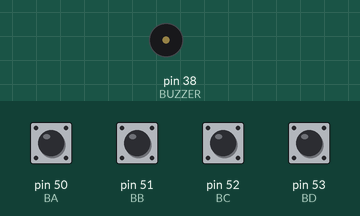
Bench run of a sketch on a simulated Arduino Mega 2560, built for the host (arithmetic inside an expression is 32-bit, double 64-bit). Shown: buzzer (waves = sounding, pin HIGH). The inputs (shaded band) are chosen by the test bench; at power-on: pin 50 (BA), pin 51 (BB), pin 52 (BC), pin 53 (BD) HIGH.

Above: at 1.2 s.
1.3 s: pin 50 (BA) pulled LOW for 0.15 s
At 1.52 s:
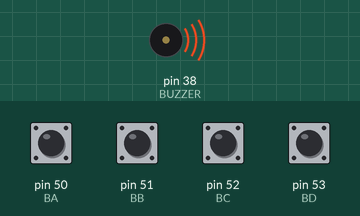
Timing chart, 0 to 4.3 s (numbered marks = the images above; inputs shaded):
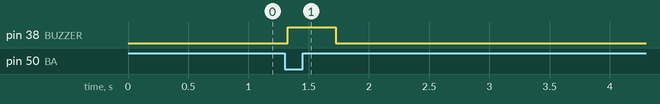

Measured:
- after the input at 1.3 s, pin 38 (BUZZER): LOW → HIGH at once, → LOW 0.40 s later

The sketch:

sketch_apr8a.ino
```cpp
#define BA 50
#define BB 51
#define BC 52
#define BD 53
#define BUZZER 38
#define BEEP_DELAY 400
#define DOT 30

const int DIGIT_PATTERNS[10] = {
  B1111110, // A B C D E F G
  B0110000,
  B1101101,
  B1111001,
  B0110011,
  B1011011,
  B1011111,
  B1110000,
  B1111111,
  B1111011
};

bool is_running = true;
bool is_clear = false;
bool is_journal_mode = false;

int ofc_vf = 0;

struct Time
{
  uint8_t second, minute, hour;
};

Time T0 = {0, 0, 0};
Time time_buffer[10];

int curr_buffer_pos = 0;
int curr_journal_pos = 0;

int overflow_proteus = 0;

ISR(TIMER0_COMPA_vect)
{
  ofc_vf++;
  overflow_proteus++;
  if (overflow_proteus == 60){
    if (is_clear)
    {
      T0 = {0, 0, 0};
      is_clear = false;
    }
    if (is_running)
    {
      if (++T0.second == 60)
      {
        T0.second = 0;
        if (++T0.minute == 60)
        {
          T0.minute = 0;
          if (++T0.hour == 24)
          {
            T0.hour = 0;
          }
        }
      }
    }
  overflow_proteus = -1;
  }
}

inline void seg7ShowTime();
inline void shortBeep();
inline void doubleShortBeep();

void setup()
{
  pinMode(BUZZER, OUTPUT);
  digitalWrite(BUZZER, LOW);

  pinMode(BA, INPUT_PULLUP);
  pinMode(BB, INPUT_PULLUP);
  pinMode(BC, INPUT_PULLUP);
  pinMode(BD, INPUT_PULLUP);

  noInterrupts();
  TCCR0A = WGM10;
  TCCR0B = (1 << WGM12) | (1 << CS02) | (1 << CS00);
  TIMSK0 = (1 << OCIE0A);
  OCR0A = 25000;
  interrupts();
}

void loop()
{
  int a = digitalRead(BA);
  int b = digitalRead(BB);
  int c = digitalRead(BC);
  int d = digitalRead(BD);
  if (T0.minute > 0 && T0.second == 00)
  {
    doubleShortBeep();
  }
  delay(30);

  if (is_journal_mode && !is_running && curr_buffer_pos > 0){
    if (ofc_vf >= 150){
      if (curr_journal_pos < curr_buffer_pos){
        T0 = time_buffer[curr_journal_pos];
        curr_journal_pos++;
      }
      else curr_journal_pos = 0;
      ofc_vf = 0;
      }
  }

  seg7ShowTime();
  if (!digitalRead(BA) && a)
  {
    shortBeep();
    is_running = !is_running;
    if (is_running)
    {
      is_clear = true;
    }
    is_journal_mode = false;
  }
  if (!digitalRead(BB) && b)
  {
    shortBeep();
    if (curr_buffer_pos > 9)
    {
      curr_buffer_pos = 0;
    }
    time_buffer[curr_buffer_pos] = T0;
    curr_buffer_pos++;
  }
  if (!digitalRead(BC) && c)
  {
    shortBeep();
    curr_buffer_pos = 0;
  }
  if (!digitalRead(BD) && d)
  {
    shortBeep();
    is_journal_mode = !is_journal_mode;
  }

}

inline void shortBeep()
{
  digitalWrite(BUZZER, HIGH);
  delay(BEEP_DELAY);
  digitalWrite(BUZZER, LOW);
}

inline void doubleShortBeep()
{
  digitalWrite(BUZZER, HIGH);
  delay(BEEP_DELAY * 2);
  digitalWrite(BUZZER, LOW);
}

void seg7ShowTime()
{
  int vertex[6] = {
      T0.hour / 10, T0.hour % 10,
      T0.minute / 10, T0.minute % 10,
      T0.second / 10, T0.second % 10
  };
  for (int i = 0; i < 6; i++)
  {
    int j = vertex[i];

    switch (i)
    {
    case 0:
      PORTA = B00000000;
      PORTA = B00000001;
      break;

    case 1:
      PORTA = B00000000;
      PORTA = B00000010;
      digitalWrite(DOT, 1);
      delay(3);
      digitalWrite(DOT, 0);
      break;

    case 2:
      PORTA = B00000000;
      PORTA = B00000100;
      break;

    case 3:
      PORTA = B00000000;
      PORTA = B00001000;
      digitalWrite(DOT, 1);
      delay(3);
      digitalWrite(DOT, 0);
      break;

    case 4:
      PORTA = B00000000;
      PORTA = B00010000;
      break;

    case 5:
      PORTA = B00000000;
      PORTA = B00100000;
      break;

    default:
      PORTA = B00000000;
      PORTA = B10000000;
      break;
    }
  PORTC = B000000;
  PORTC = DIGIT_PATTERNS[j];
  delayMicroseconds(4000);
  }
}
```
